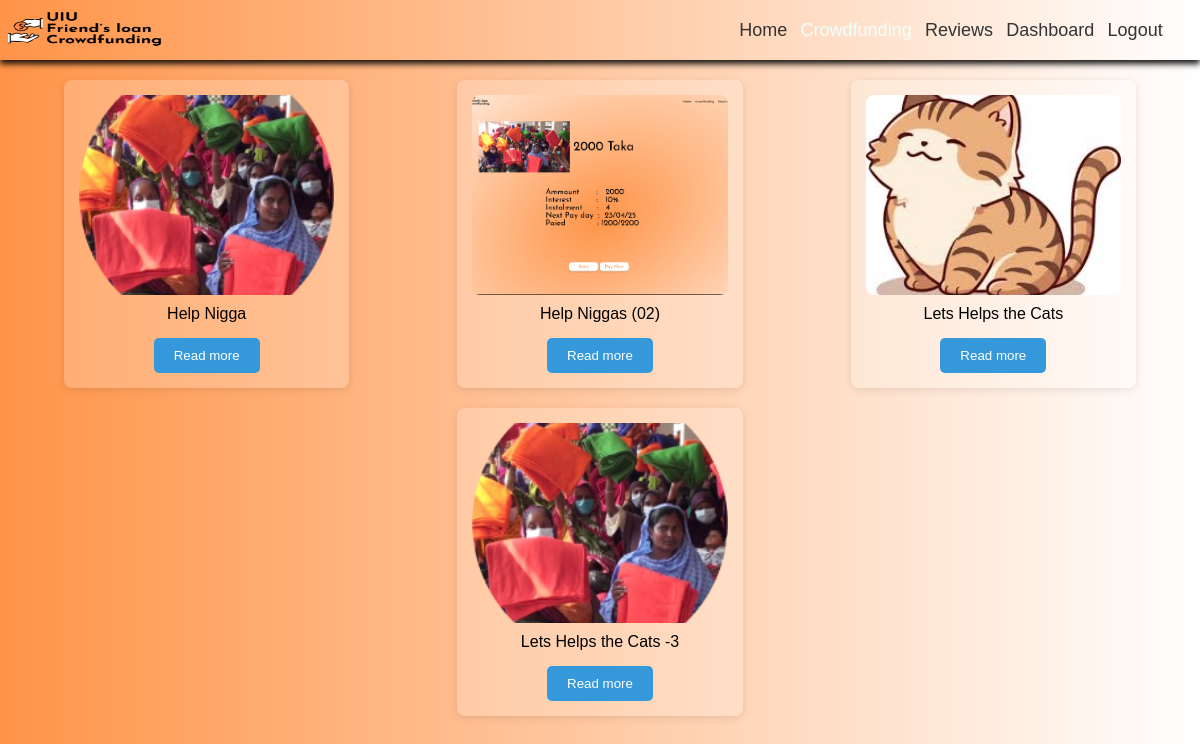
Screenshot of /Donationpage-2.php with the database file from the repository.
### tables this page shows
CREATE TABLE `crowdfundings` (
  `crowdfunding_id` int(11) NOT NULL,
  `user_id` int(11) DEFAULT NULL,
  `title` varchar(255) DEFAULT NULL,
  `description` text DEFAULT NULL,
  `target_amount` decimal(10,2) DEFAULT NULL,
  `collected_amount` decimal(10,2) DEFAULT 0.00,
  `created_at` timestamp NOT NULL DEFAULT current_timestamp(),
  `deadline` date DEFAULT NULL,
  `image` varchar(255) DEFAULT NULL
);

### Donationpage-2.php (the view, shortened to what this page needs)
<?php
$servername = "localhost";
$username = "root";
$password = "";
$dbname = "uiu-friends-loan-and-crowdfunding";
$conn = new mysqli($servername, $username, $password, $dbname);
$query = "SELECT crowdfunding_id, title, description, image FROM crowdfundings";
$result = mysqli_query($conn, $query);
?>
<!DOCTYPE html>
<html lang="en">
<head>
    <link rel="stylesheet" href="css/style.css" />
</head>
<body>
    <header>
        <div>
            <img src="img/Brand Logo 1.png" alt="Brand Logo" id="logo" />
        </div>
        <nav>
            <a href="HomePage.php">Home</a>
            <a href="Donation.html" style="color: azure;">Crowdfunding</a>
            <a href="Reviews.html">Reviews</a>
            <a href="Dashboard.html">Dashboard</a>
            <a href="login.html">Logout</a>
        </nav>
    </header>
    <main>
        <div class="other-campaigns">
            <?php
            if (mysqli_num_rows($result) > 0) {
                while ($row = mysqli_fetch_assoc($result)) {
                    echo '<div class="campaign-card">';
                    echo '<img src="' . (!empty($row['image']) ? $row['image'] : 'img/Intersect.png') . '" alt="Campaign Image" />';
                    echo '<p>' . htmlspecialchars($row['title']) . '</p>';
                    echo '<button onclick="window.location.href=\'click_details _crowdfunding.php?id=' . $row['crowdfunding_id'] . '\'">Read more</button>';
                    echo '</div>';
                }
            } else {
                echo "<p>No campaigns available at the moment.</p>";
            }
            ?>
        </div>
    </main>
</body>
</html>

### css/style.css (style rules this page uses)
* { margin: 0; padding: 0; }
body { background: linear-gradient(to right, #FF9448, #FFFFFF); font-family: Arial, sans-serif; }
#logo { width: 155px; height: 65px; display: flex; justify-content: center; align-items: center; padding-left: 5%; }
header { height: 60px; width: 100%; display: flex; justify-content: center; align-items: center; flex-direction: row; justify-content: space-between; top: 0; left: 0; background-color: transparent; z-index: 1000; box-shadow: 0 4px 6px rgba(0, 0, 0, 0.9); }
nav { width: 450px; height: 60px; font-size: 18px; display: flex; justify-content: center; align-items: center; justify-content: space-evenly; padding-right: 2%; }
nav a { color: #333; text-decoration: none; }

### Donationpage-2.php (style rules this page uses)
.other-campaigns { display: flex; flex-wrap: wrap; justify-content: space-around; gap: 20px; padding: 20px; }
.campaign-card { width: 22%; padding: 15px; background-color: rgba(255, 255, 255, 0.2); border-radius: 8px; box-shadow: 0 2px 8px rgba(0, 0, 0, 0.1); text-align: center; transition: background-color 0.3s ease; overflow: hidden; }
.campaign-card img { width: 100%; height: 200px; object-fit: cover; border-radius: 8px; margin-bottom: 10px; display: block; }
.campaign-card p { font-size: 16px; margin-bottom: 15px; }
button { background-color: #3498db; color: white; border: none; padding: 10px 20px; border-radius: 5px; cursor: pointer; transition: background-color 0.3s ease; }

### rows the page displays
crowdfundings: title "Help Nigga"
crowdfundings: image (picture), title "Help Niggas (02)"
crowdfundings: image (picture), title "Lets Helps the Cats"
crowdfundings: title "Lets Helps the Cats -3"
